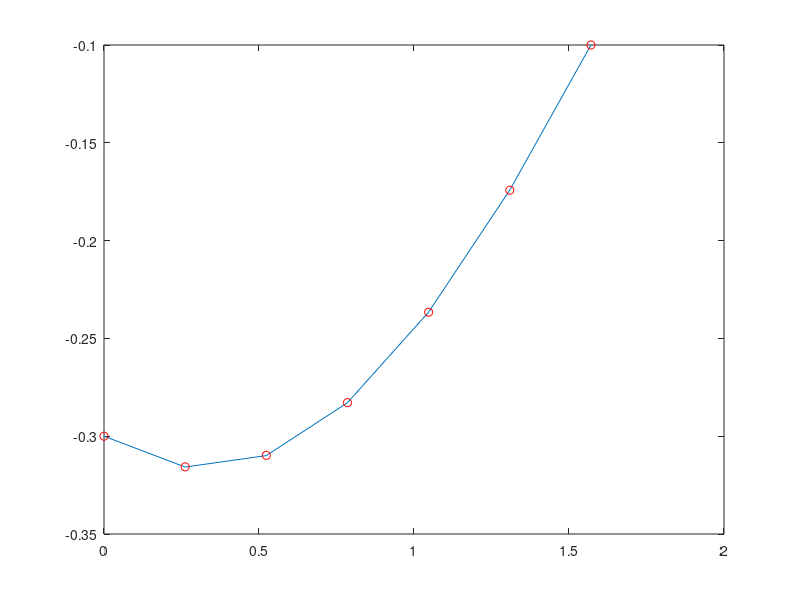

The MATLAB source for this figure: (Note: this script raises an error after producing the figure.)
clear, clc;
#dane wej�ciowe
f = @(x) cos(x);
g = @(x) -1/10 * (sin(x) + 3* cos(x));
a = 0;
b = pi/2;
ax = @(x) 1;
bx = @(x) -1;
cx = @(x) -2;
ua =-3/10;
ub = -1/10;
n = input('Podaj liczbe wezlow: ');
h = (b-a)/(n+1);
x = linspace((a+h),(b-h),n);
#obliczenia
a1 = (-2 .* ax(x) + cx(x) .*h^2)' .* diag(eye(n));
A1 = diag(a1);
a2 = (ax(x(2:n)) -1/2 .* bx(x(2:n)) .*h)' .* diag(eye(n-1));
A2 = diag(a2, -1);
a3 = (ax(x(1:n-1)) +1/2 .* bx(x(1:n-1)) .*h)' .* diag(eye(n-1));
A3 = diag(a3, 1);
A = A1  + A2 + A3;
F = (h^2 * f(x));
F(1) = F(1) - ua * (ax(1) - 1/2 * bx(1)*h);
F(n) = F(n) - ub * (ax(n) + 1/2 * bx(n)*h);
U = linsolve(A,F');
U = [ua U' ub];
X = [a x b];
#wykres
plot(X, U, X, g(X), 'ro');
legend('Metoda Analityczna','Metoda Numeryczna',0);
#error
plot(X, U, X, g(X), 'ro');
E = max(abs(g(X) - U));